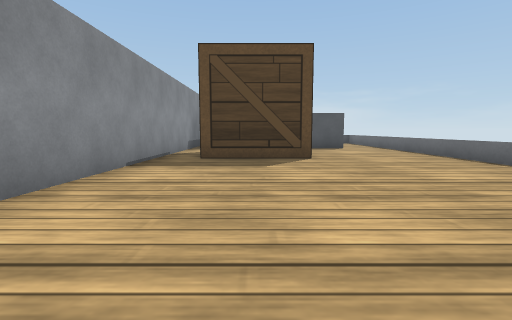
View 1 (above)

18 first-person views from a walk through a robot-simulator world made for Webots. The camera is 0.15 m above the floor, tilts 6° down and sees 85° across. The floor is counted in squares, 0.2 m on a side. Each view is taken from the middle of a square. On the plan, view 1 faces up. The plan holds only what a view shows up to about 10 squares ahead; the rest is blank. The robots in the file are not drawn. Simple shapes and patterns stand in for the simulator's stock objects.

View 2
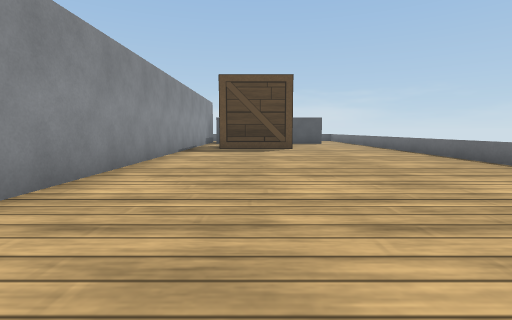

View 3
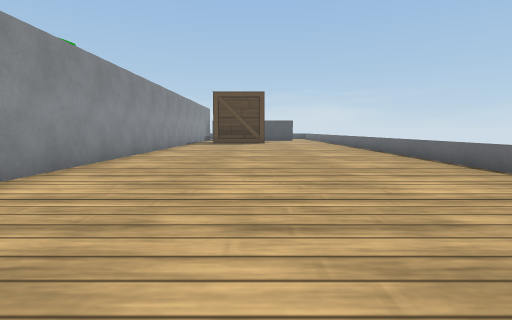

View 4
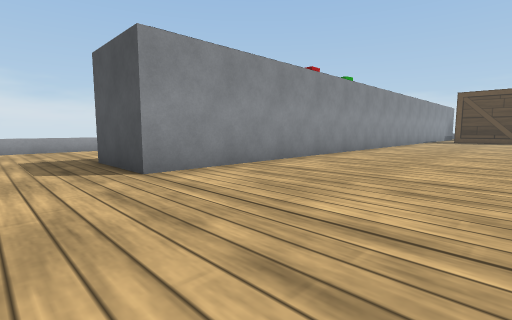

View 5
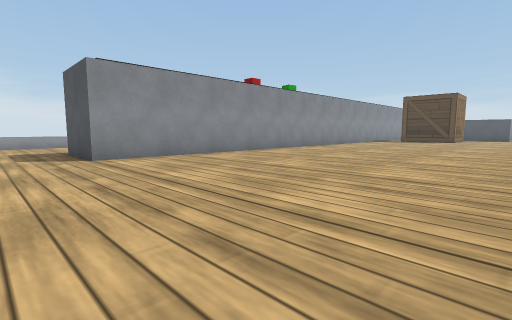

View 6
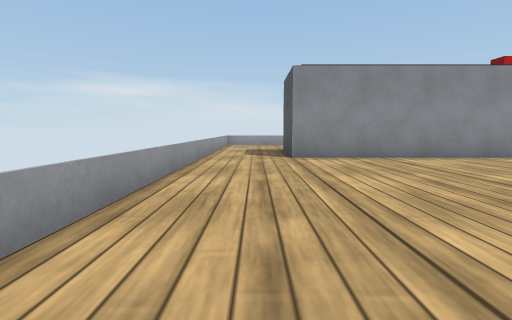

View 7
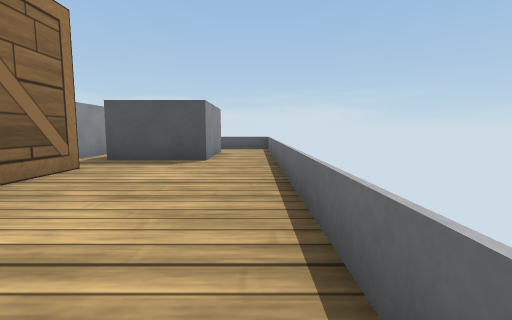

View 8
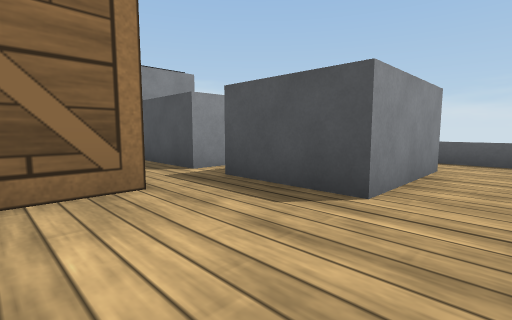

View 9
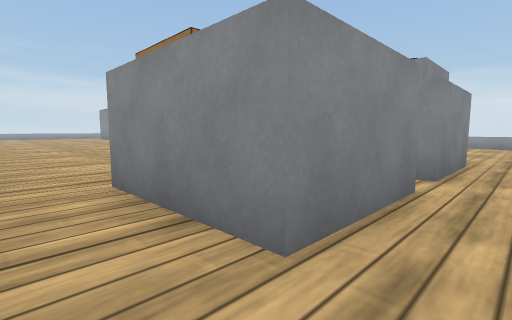

View 10
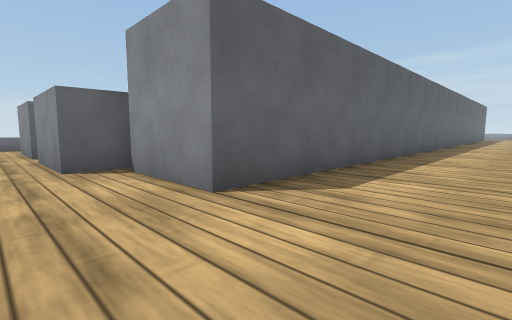

View 11
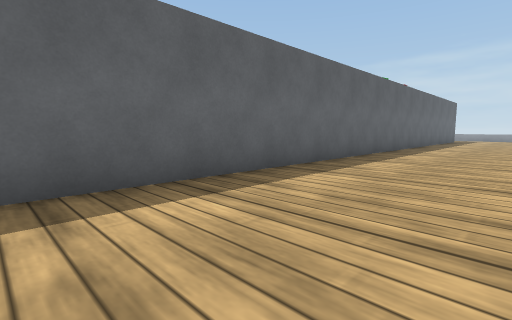

View 12
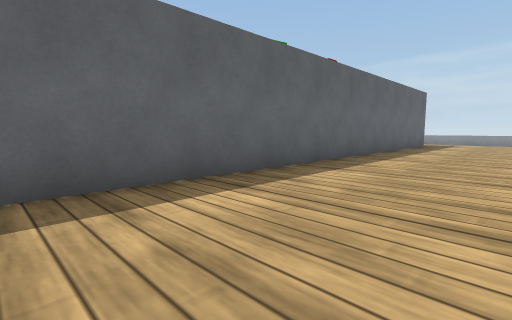

View 13
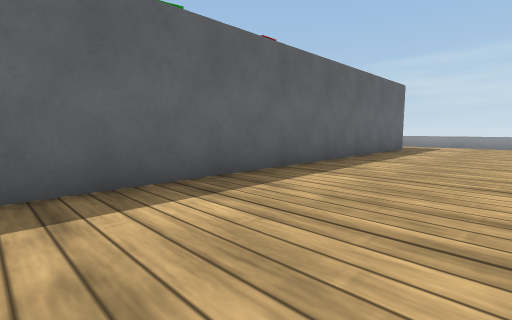

View 14
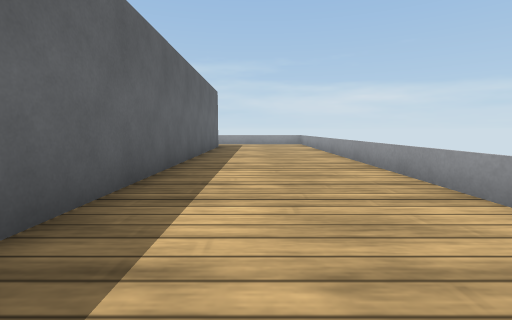

View 15
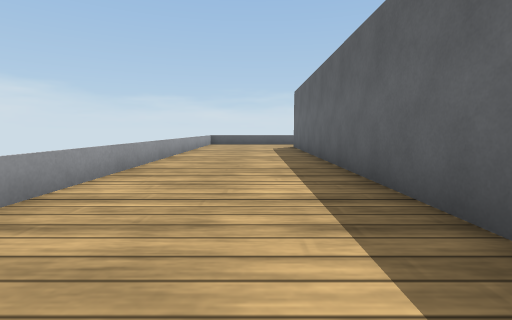

View 16
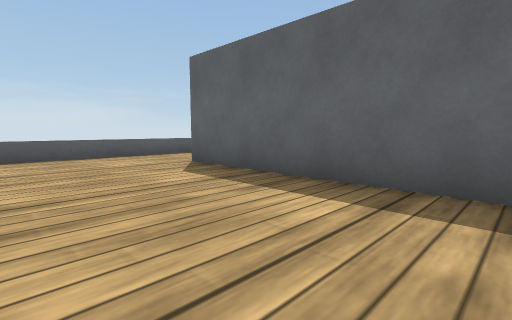

View 17
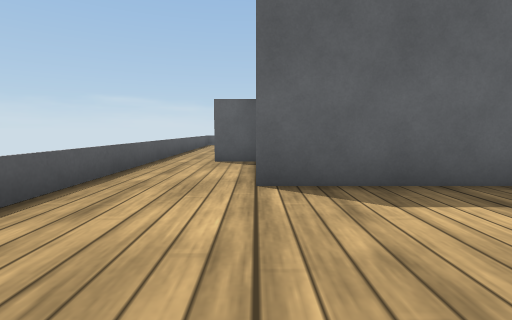

View 18
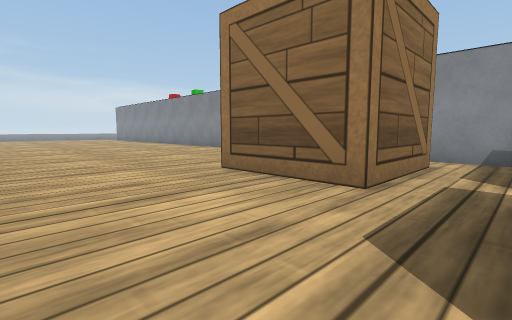

### Floor plan
Key: @ floor where view 1 was taken; . floor; = window, fence, low wall or low ledge; O other object.
Columns run from 10 left of view 1 to 6 right of it. Each row starts with its distance up from view 1.
 17  =========== ===
 16  ...............
 15  .......OOOOOOO.=
 14  ....OOOO O   O.=
 13  ....O O  O   O.=
 12  ....O OOOOOOOO.=
 11 =....O O........=
 10 =....O O.OOO....=
  9 =....O O.  O....=
  8 =....O O.OOO....=
  7 =....O O........=
  6 =....O O........=
  5 =....O O........=
  4 =....O O........=
  3  ....O O........=
  2  ....O O........=
  1  ....O O........=
  0  ....O O..@.....=
 -1 =....OOO........=
 -2 =....OOO........=
 -3 =....O O........=
 -4 =....OOO........=
 -5 =....O O........
 -6 =....O O........
 -7 =....O O........
 -8 =....O O........
 -9  ....O O........
-10 =....O O........
-11 =....OOO........
-12 =...............
-13   ..............
-14      =========

Positions as (right, up) in squares from view 1, and headings:
1: (0, 0), facing up
2: (0, -4), facing up
3: (1, -9), facing up
4: (2, -13), facing up-left
5: (5, -13), facing up-left
6: (5, -12), facing left
7: (5, 5), facing up
8: (5, 9), facing up-left
9: (5, 16), facing down-left
10: (-8, 16), facing down-right
11: (-9, 11), facing down-right
12: (-9, 4), facing down-right
13: (-9, 1), facing down-right
14: (-7, 2), facing down
15: (-7, 1), facing up
16: (-9, 8), facing up-right
17: (-9, 14), facing right
18: (5, 12), facing down-left
